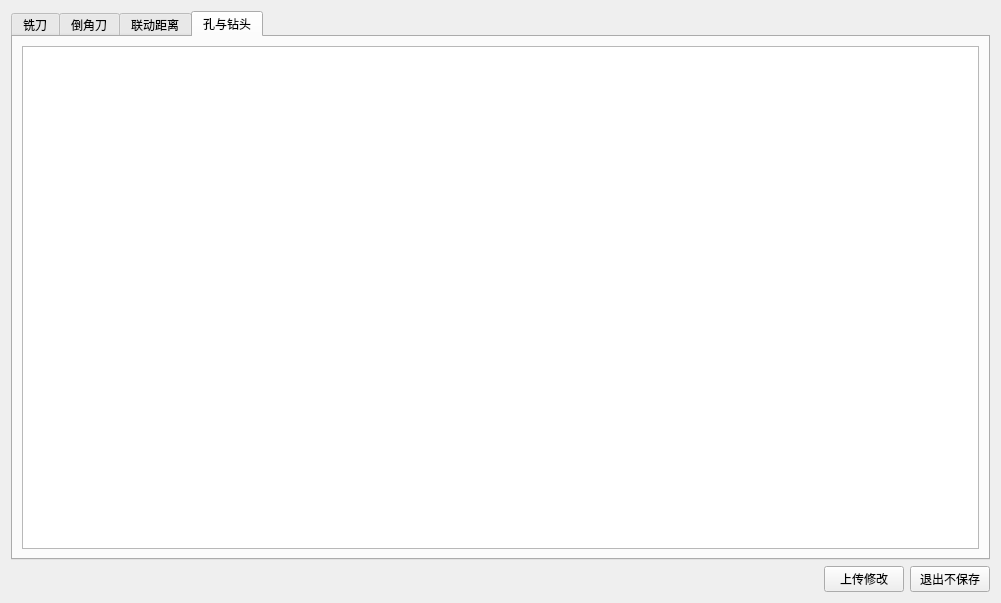
<?xml version="1.0" encoding="UTF-8"?>
<ui version="4.0">
 <class>ParameterWidget</class>
 <widget class="QWidget" name="ParameterWidget">
  <property name="geometry">
   <rect>
    <x>0</x>
    <y>0</y>
    <width>1001</width>
    <height>603</height>
   </rect>
  </property>
  <property name="windowTitle">
   <string>Form</string>
  </property>
  <layout class="QGridLayout" name="gridLayout">
   <item row="1" column="0">
    <layout class="QHBoxLayout" name="horizontalLayout">
     <item>
      <spacer name="horizontalSpacer">
       <property name="orientation">
        <enum>Qt::Horizontal</enum>
       </property>
       <property name="sizeHint" stdset="0">
        <size>
         <width>40</width>
         <height>20</height>
        </size>
       </property>
      </spacer>
     </item>
     <item>
      <widget class="QPushButton" name="pushButton">
       <property name="text">
        <string>上传修改</string>
       </property>
      </widget>
     </item>
     <item>
      <widget class="QPushButton" name="pushButton_2">
       <property name="text">
        <string>退出不保存</string>
       </property>
      </widget>
     </item>
    </layout>
   </item>
   <item row="0" column="0">
    <widget class="QTabWidget" name="tabWidget">
     <property name="currentIndex">
      <number>3</number>
     </property>
     <widget class="QWidget" name="tabXian">
      <attribute name="title">
       <string>铣刀</string>
      </attribute>
      <layout class="QGridLayout" name="gridLayout_2">
       <item row="0" column="0">
        <widget class="QTableWidget" name="xianTable"/>
       </item>
      </layout>
     </widget>
     <widget class="QWidget" name="tabDao">
      <attribute name="title">
       <string>倒角刀</string>
      </attribute>
      <layout class="QGridLayout" name="gridLayout_3">
       <item row="0" column="0">
        <widget class="QTableWidget" name="daoTable"/>
       </item>
      </layout>
     </widget>
     <widget class="QWidget" name="tabLian">
      <attribute name="title">
       <string>联动距离</string>
      </attribute>
      <layout class="QGridLayout" name="gridLayout_4">
       <item row="0" column="0">
        <widget class="QTableWidget" name="lianTable"/>
       </item>
      </layout>
     </widget>
     <widget class="QWidget" name="tabHole">
      <attribute name="title">
       <string>孔与钻头</string>
      </attribute>
      <layout class="QGridLayout" name="gridLayout_5">
       <item row="0" column="0">
        <widget class="QTableWidget" name="holeTable"/>
       </item>
      </layout>
     </widget>
    </widget>
   </item>
  </layout>
 </widget>
 <resources/>
 <connections/>
</ui>
